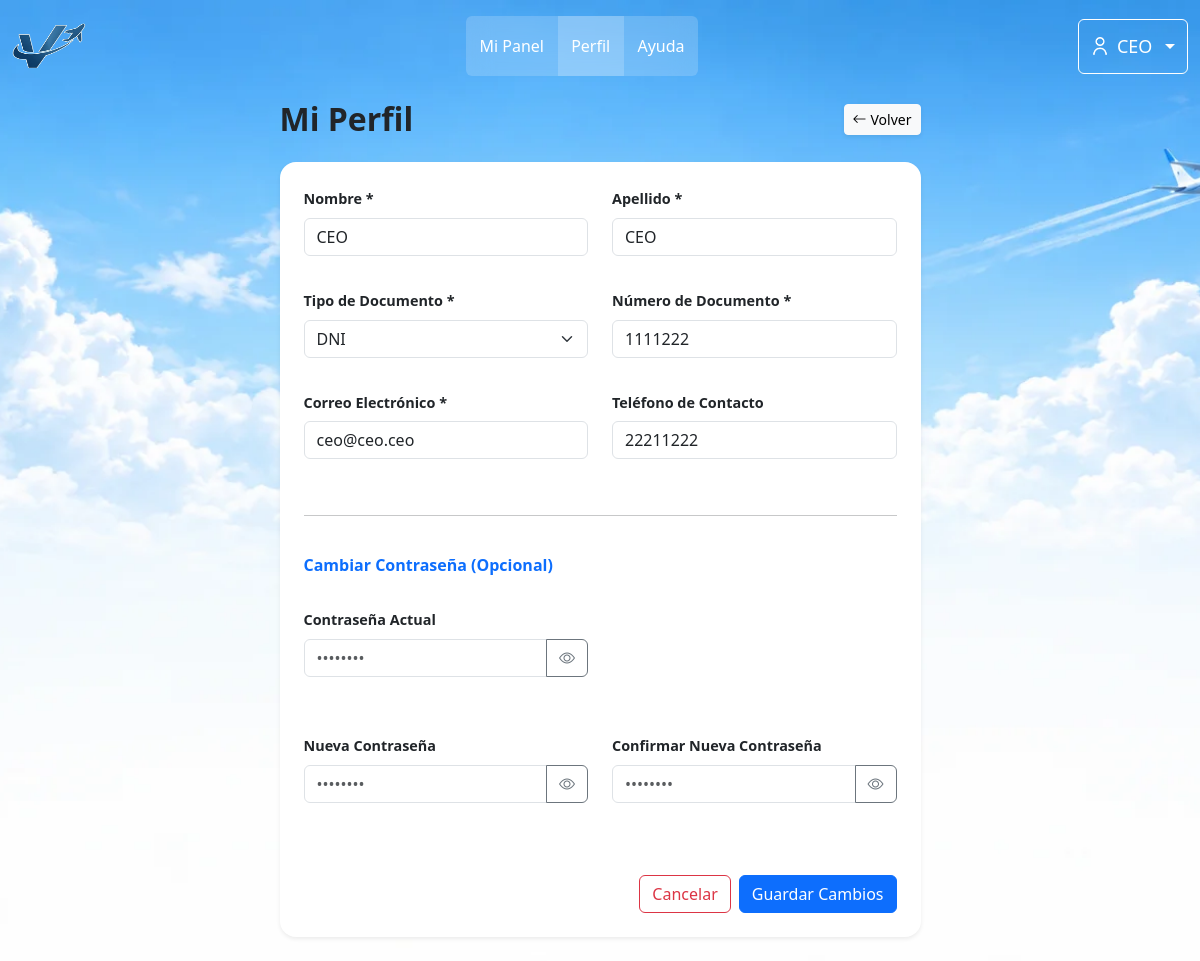
/index.php?pagina=perfil (signed in), run on the app's committed database.
### tables this page shows
CREATE TABLE `usuario` (
  `idUsuario` int NOT NULL AUTO_INCREMENT,
  `nombre` varchar(50) NOT NULL,
  `apellido` varchar(50) NOT NULL,
  `tipoDocumento` enum('DNI','pasaporte','lc','le') NOT NULL,
  `nroDocumento` varchar(50) NOT NULL,
  `contrasena` varchar(255) NOT NULL,
  `email` varchar(255) NOT NULL,
  `telefono` varchar(45) NOT NULL,
  `fechaNacimiento` date NOT NULL,
  `rol` enum('cliente','ceo','admin') NOT NULL DEFAULT 'cliente',
  `activo` tinyint NOT NULL DEFAULT '0',
  `emailVerificado` tinyint NOT NULL DEFAULT '0',
  `fecha_hora_autorizacion` datetime DEFAULT NULL,
  `tokenVerificacion` varchar(64) DEFAULT NULL,
  `idAerolinea` int DEFAULT NULL,
  `fechaCreacion` datetime NOT NULL DEFAULT CURRENT_TIMESTAMP,
  PRIMARY KEY (`idUsuario`),
  UNIQUE KEY `uk_documento` (`tipoDocumento`,`nroDocumento`),
  UNIQUE KEY `email_UNIQUE` (`email`),
  UNIQUE KEY `idUsuario_UNIQUE` (`idUsuario`),
  UNIQUE KEY `nroDocumento_UNIQUE` (`nroDocumento`),
  KEY `fk_usuario_1_idx` (`idAerolinea`),
  CONSTRAINT `fk_usuario_1` FOREIGN KEY (`idAerolinea`) REFERENCES `aerolinea` (`idAerolinea`)
);

### src/config/app.php (called while the page is built, shortened)
<?php
function url(string $path = ''): string {
    $path = ltrim($path, '/');
    return APP_BASE . '/' . $path;
}

### src/views/components/navLinks.php (called while the page is built, shortened)
<?php
$isLoggedIn = isset($_SESSION['usuario']);
$usuario    = $isLoggedIn ? $_SESSION['usuario'] : null;
$rol        = strtolower(trim((string)($usuario['rol'] ?? 'cliente')));
$esStaff    = in_array($rol, ['admin', 'ceo'], true);
$urlPanel = match ($rol) {
    'admin' => url('index.php?pagina=aerolinea&seccion=listado'),
    'ceo'   => url('index.php?pagina=ceo'),
    default => url('index.php?pagina=cliente'),
};
$urlPerfil   = url('index.php?pagina=perfil');
$urlInicio = match (true) {
    $isLoggedIn && $rol === 'cliente' => url('index.php?pagina=cliente'),
    $isLoggedIn && $esStaff           => $urlPanel,
    default                           => url('index.php?pagina=inicio'),
};
$paginaActual = $_GET['pagina'] ?? 'inicio';
if (!$isLoggedIn) {
    $navLinks = [
        ['label' => 'Inicio', 'href' => url('index.php?pagina=inicio'), 'active' => $paginaActual === 'inicio'],
        ['label' => 'Vuelos', 'href' => url('index.php?pagina=buscar-vuelos'), 'active' => $paginaActual === 'buscar-vuelos'],
        ['label' => 'Ayuda', 'href' => url('index.php?pagina=ayuda'), 'active' => $paginaActual === 'ayuda'],
        ['label' => 'Contacto', 'href' => url('index.php?pagina=contacto'), 'active' => $paginaActual === 'contacto'],
    ];
} else {
    $panelPages = $rol === 'admin'
        ? ['aerolinea', 'usuario', 'usuarios', 'novedad', 'novedades', 'promociones', 'ceos']
        : ['ceo', 'vuelo', 'vuelos', 'promociones'];
    $navLinks = [
        ['label' => 'Mi Panel', 'href' => $urlPanel, 'active' => in_array($paginaActual, $panelPages, true)],
        ['label' => 'Perfil', 'href' => $urlPerfil, 'active' => $paginaActual === 'perfil'],
        ['label' => 'Ayuda', 'href' => url('index.php?pagina=ayuda'), 'active' => $paginaActual === 'ayuda'],
    ];
}

### src/controllers/UsuarioController.php (called while the page is built, shortened)
<?php
class UsuarioController {
    private $conexion;
    public function __construct($conexion) {
        $this->conexion = $conexion;
    }
    public function obtenerUsuarioPorId(int $id): ?array {
        $stmt = mysqli_prepare($this->conexion, "SELECT * FROM usuario WHERE idUsuario = ?");
        mysqli_stmt_bind_param($stmt, "i", $id);
        mysqli_stmt_execute($stmt);
        $res = mysqli_stmt_get_result($stmt);
        $usuario = mysqli_fetch_assoc($res) ?: null;
        return $usuario;
    }
}

### src/views/usuarioPerfil.php (the view, shortened to what this page needs)
<?php
require_once __DIR__ . '/../controllers/UsuarioController.php';
$idUsuario = (int)$_SESSION['usuario']['idUsuario'];
$ctrl      = new UsuarioController($link);
$perfil   = $ctrl->obtenerUsuarioPorId($idUsuario);
$rolPerfil = strtolower(trim($perfil['rol'] ?? 'cliente'));
$urlVolver = match ($rolPerfil) {
    'admin' => url('index.php?pagina=aerolinea&seccion=listado'),
    'ceo'   => url('index.php?pagina=ceo'),
    default => url('index.php?pagina=cliente')
};
$tiposDoc = ['DNI', 'Pasaporte', 'LC', 'LE'];
?>
<!DOCTYPE html>
<html lang="es">
<head>
    <link href="https://cdn.jsdelivr.net/npm/bootstrap@5.3.8/dist/css/bootstrap.min.css" rel="stylesheet">
    <link rel="stylesheet" href="https://cdn.jsdelivr.net/npm/bootstrap-icons@1.11.3/font/bootstrap-icons.min.css">
    <link rel="stylesheet" href="<?= url('public/css/layout/header.css') ?>?v=<?= time() ?>">
    <link rel="stylesheet" href="<?= url('public/css/components/menuMobile.css') ?>?v=<?= time() ?>">
    <link rel="stylesheet" href="<?= url('public/css/layout/homeCliente.css') ?>?v=<?= time() ?>">
</head>
<body>
    <?php require __DIR__ . '/layouts/header.php'; ?>
    <div class="container py-4">
        <div class="row justify-content-center">
            <div class="col-12 col-md-8 col-lg-7">
                <div class="d-flex justify-content-between align-items-center mb-4">
                    <div>
                        <h2 class="fw-bold m-0 text-dark">Mi Perfil</h2>
                    </div>
                    <a href="<?= $urlVolver ?>" class="btn btn-light btn-sm d-flex align-items-center gap-1 shadow-sm">
                        <i class="bi bi-arrow-left"></i> Volver
                    </a>
                </div>
                <div class="card shadow-sm border-0 rounded-4 p-4 bg-white">
                    <form action="<?= url('src/routes/usuarios.php?accion=editarPerfilPropio') ?>" method="POST" class="d-flex flex-column gap-3" id="formPerfil" novalidate>
                        <div class="row">
                            <div class="col-md-6 mb-3">
                                <label class="form-label fw-semibold" for="nombre" style="font-size:0.9rem;">Nombre *</label>
                                <input type="text" name="nombre" id="nombre" class="form-control" required minlength="2" maxlength="50"
                                       value="<?= htmlspecialchars($perfil['nombre'] ?? '') ?>">
                            </div>
                            <div class="col-md-6 mb-3">
                                <label class="form-label fw-semibold" for="apellido" style="font-size:0.9rem;">Apellido *</label>
                                <input type="text" name="apellido" id="apellido" class="form-control" required minlength="2" maxlength="50"
                                       value="<?= htmlspecialchars($perfil['apellido'] ?? '') ?>">
                            </div>
                        </div>
                        <div class="row">
                            <div class="col-md-6 mb-3">
                                <label class="form-label fw-semibold" for="tipoDocumento" style="font-size:0.9rem;">Tipo de Documento *</label>
                                <select name="tipoDocumento" id="tipoDocumento" class="form-select" required>
                                    <?php foreach ($tiposDoc as $td): ?>
                                        <option value="<?= $td ?>" <?= (strcasecmp(trim($perfil['tipoDocumento'] ?? ''),$td) === 0) ? 'selected' : '' ?>>
                                            <?= $td ?>
                                        </option>
                                    <?php endforeach; ?>
                                </select>
                            </div>
                            <div class="col-md-6 mb-3">
                                <label class="form-label fw-semibold" for="nroDocumento" style="font-size:0.9rem;">Número de Documento *</label>
                                <input
                                    type="text"
                                    name="nroDocumento"
                                    id="nroDocumento"
                                    autocomplete="off"
                                    class="form-control ctm-inp"
                                    required
                                    minlength="8"
                                    maxlength="15"
                                    value="<?= htmlspecialchars($perfil['nroDocumento'] ) ?>"
                                >
                            </div>
                        </div>
                        <div class="row">
                            <div class="col-md-6 mb-3">
                                <label class="form-label fw-semibold" for="email" style="font-size:0.9rem;">Correo Electrónico *</label>
                                <input type="email" name="email" id="email" class="form-control" required
                                       value="<?= htmlspecialchars($perfil['email'] ?? '') ?>">
                            </div>
                            <div class="col-md-6 mb-3">
                                <label class="form-label fw-semibold" for="telefono" style="font-size:0.9rem;">Teléfono de Contacto</label>
                                <input type="text" name="telefono" id="telefono" class="form-control" placeholder="Ej. +54 341 1234567"
                                       value="<?= htmlspecialchars($perfil['telefono'] ?? '') ?>">
                            </div>
                        </div>
                        <hr class="my-4">
                        <h5 class="fw-bold fs-6 text-primary mb-3">Cambiar Contraseña (Opcional)</h5>
                        <div class="row">
                            <div class="col-md-6 mb-3">
                                <label class="form-label fw-semibold" for="passwordActual" style="font-size:0.9rem;">Contraseña Actual</label>
                                <div class="input-group">
                                    <input type="password" name="passwordActual" id="passwordActual" class="form-control" placeholder="••••••••">
                                    <button class="btn btn-outline-secondary toggle-password" type="button" data-target="passwordActual">
                                        <i class="bi bi-eye"></i>
                                    </button>
                                </div>
                                <div class="invalid-feedback text-danger small mt-1 d-block" id="error-passwordActual" style="min-height: 20px;"></div>
                            </div>
                        </div>
                        <div class="row">
                            <div class="col-md-6 mb-3">
                                <label class="form-label fw-semibold" for="passwordNueva" style="font-size:0.9rem;">Nueva Contraseña</label>
                                <div class="input-group">
                                    <input type="password" name="passwordNueva" id="passwordNueva" class="form-control" placeholder="••••••••" minlength="8">
                                    <button class="btn btn-outline-secondary toggle-password" type="button" data-target="passwordNueva">
                                        <i class="bi bi-eye"></i>
                                    </button>
                                </div>
                                <div class="invalid-feedback text-danger small mt-1 d-block" id="error-passwordNueva" style="min-height: 20px;"></div>
                            </div>
                            <div class="col-md-6 mb-3">
                                <label class="form-label fw-semibold" for="passwordConfirmar" style="font-size:0.9rem;">Confirmar Nueva Contraseña</label>
                                <div class="input-group">
                                    <input type="password" name="passwordConfirmar" id="passwordConfirmar" class="form-control" placeholder="••••••••" minlength="8">
                                    <button class="btn btn-outline-secondary toggle-password" type="button" data-target="passwordConfirmar">
                                        <i class="bi bi-eye"></i>
                                    </button>
                                </div>
                                <div class="invalid-feedback text-danger small mt-1 d-block" id="error-passwordConfirmar" style="min-height: 20px;"></div>
                            </div>
                        </div>
                        <div class="d-flex justify-content-end gap-2 mt-3">
                            <a href="<?= $urlVolver ?>" class="btn btn-outline-danger">Cancelar</a>
                            <button type="submit" class="btn btn-primary">Guardar Cambios</button>
                        </div>
                    </form>
                </div>
            </div>
        </div>
    </div>
</body>
</html>

### src/views/layouts/header.php (shortened to what this page needs)
<?php
require_once __DIR__ . '/../components/navLinks.php';
?>
<header class="container-xxl">
    <div class="fila_head row mt-3 d-flex align-items-center justify-content-between g-0">
        <div class="col-auto d-flex align-items-center gap-2">
                <?php require __DIR__ . '/../components/menuMobile.php'; ?>
            <a class="navbar-brand logoLink m-0" href="<?= htmlspecialchars($urlInicio) ?>">
                <img class="logo" src="<?= url('public/img/aerologo.webp') ?>" alt="Logo de Volaré">
            </a>
        </div>
        <div class="col d-none d-lg-flex align-items-center justify-content-center">
            <ul class="nav navbar-custom d-flex overflow-hidden rounded-2">
                <?php foreach ($navLinks as $link): ?>
                    <li class="nav-item <?= $link['active'] ? 'active' : '' ?>">
                        <a href="<?= htmlspecialchars($link['href']) ?>"
                           class="nav-link"
                           <?= $link['active'] ? 'aria-current="page"' : '' ?>>
                            <?= htmlspecialchars($link['label']) ?>
                        </a>
                    </li>
                <?php endforeach; ?>
            </ul>
        </div>
        <div class="col-auto d-flex justify-content-center align-items-center">
            <?php if ($isLoggedIn): ?>
                <div class="dropdown">
                    <button class="btn btn-custom dropdown-toggle d-flex align-items-center gap-2"
                            type="button"
                            data-bs-toggle="dropdown"
                            aria-expanded="false"
                            aria-label="Abrir menú de usuario">
                        <img src="<?= url('public/img/icons/usuario.png') ?>" alt="" class="icono_perfil">
                        <span class="d-none d-md-inline"><?= htmlspecialchars($usuario['nombre'] ?? 'Mi Cuenta') ?></span>
                    </button>
                </div>
            <?php endif; ?>
        </div>
    </div>
</header>

### public/css/layout/header.css (style rules this page uses)
.logo { height: 46px; width: 74px; }
.navbar-custom { background: rgba(255, 255, 255, 0.18); backdrop-filter: blur(12px); height: 60px; }
.navbar-custom .nav-item { transition: 0.25s; }
.navbar-custom .nav-link { color: white; font-weight: 500; font-size: 16px; padding: 0.5rem 0.85rem; white-space: nowrap; }
.nav-item { display: flex; align-items: center; justify-content: center; height: 100%; transition: background-color 0.3s ease; }
.navbar-custom .nav-item.active { background: rgba(255, 255, 255, 0.18); }
.btn-custom { display: flex; align-items: center; justify-content: center; height: 55px; gap: 6px; border-color: white; color: white; font-weight: 500; font-size: 18px; transition: all 0.25s ease; margin-right: 0; }
.icono_perfil { height: 18px; width: 18px; }

### public/css/layout/homeCliente.css (style rules this page uses)
body { background-image: url("../../img/fondo-cliente.webp"); background-repeat: no-repeat; background-size: cover; background-position: center; background-attachment: fixed; min-height: 100vh; display: flex; flex-direction: column; }

### data on the page
usuario: nombre "CEO", apellido "CEO", tipoDocumento "DNI", nroDocumento "1111222", email "ceo@ceo.ceo", telefono "22211222"

### other printed values
$link['label'] "Mi Panel"
$link['label'] "Perfil"
$link['label'] "Ayuda"
